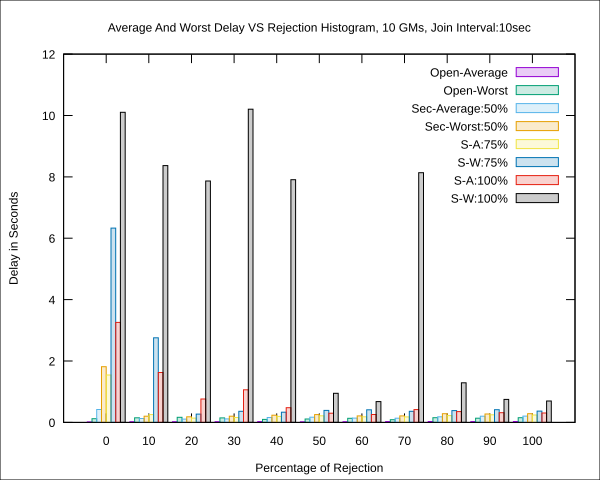

The gnuplot source for this figure:
set terminal svg
set output "average_worst_delay.svg"
set title "Average And Worst Delay VS Rejection Histogram, 10 GMs, Join Interval:10sec"
set ylabel "Delay in Seconds"
set xlabel "Percentage of Rejection"
set term svg mouse jsdir "http://gnuplot.sourceforge.net/demo_svg/"
set style data histogram
set style histogram clustered gap 1
set style fill solid 0.2 border
#plot "average_worst_delay.dat" using 2:xticlabels(1):2 with labels title columnheader(2), '' using 3:xticlabels(1):3 with labels title columnheader(3)
STARTCOL = 2
ENDCOL = 9
plot for [COL=STARTCOL:ENDCOL] 'average_worst_delay.dat' using COL:xticlabels(1) title columnheader(COL)
